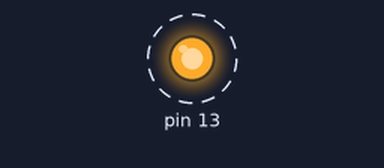
The sketch below on a simulated Arduino Uno, built with avr-gcc and run on an emulated ATmega328P. On the bench: output pins drawn as LEDs (lit = HIGH). Dashed ring = blinking. What the sketch prints to the serial monitor is not drawn.

Above: at 0.2 s.
Timing chart, 0 to 3.0 s (numbered marks = the images above):
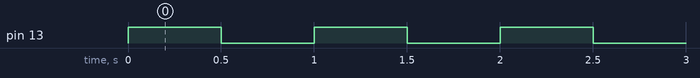

Measured:
- by itself, pin 13: alternates HIGH for 0.50 s and LOW for 0.50 s

The sketch:

demo.ino
```cpp
void setup()
{
  pinMode(13, OUTPUT);
  Serial.begin(9600);
  }

void loop()
{
  digitalWrite(13, !(digitalRead(13)));
    Serial.println("aaa");
  delay(500);

  }
```
